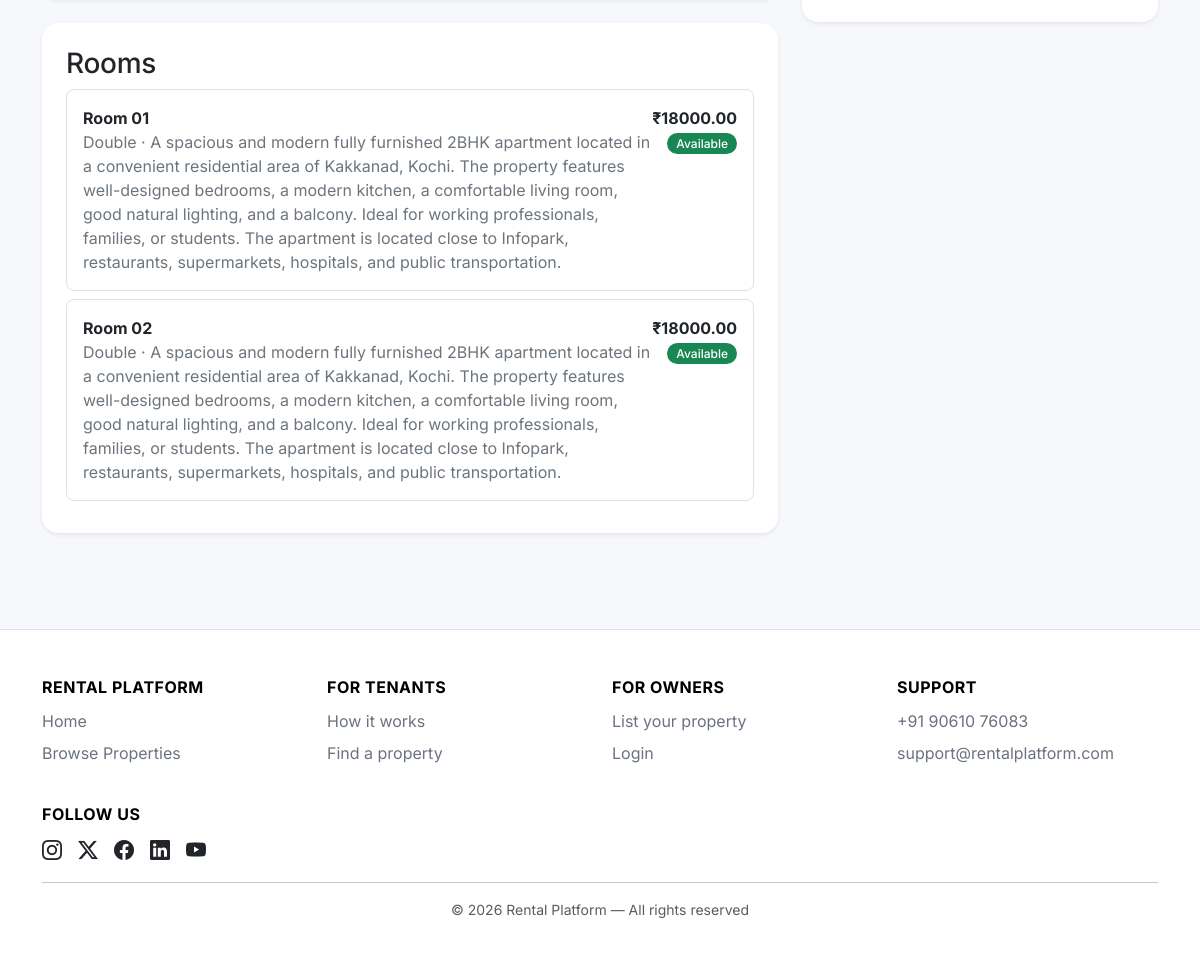
The page /properties/5/ (lower part) on the database as committed earlier.
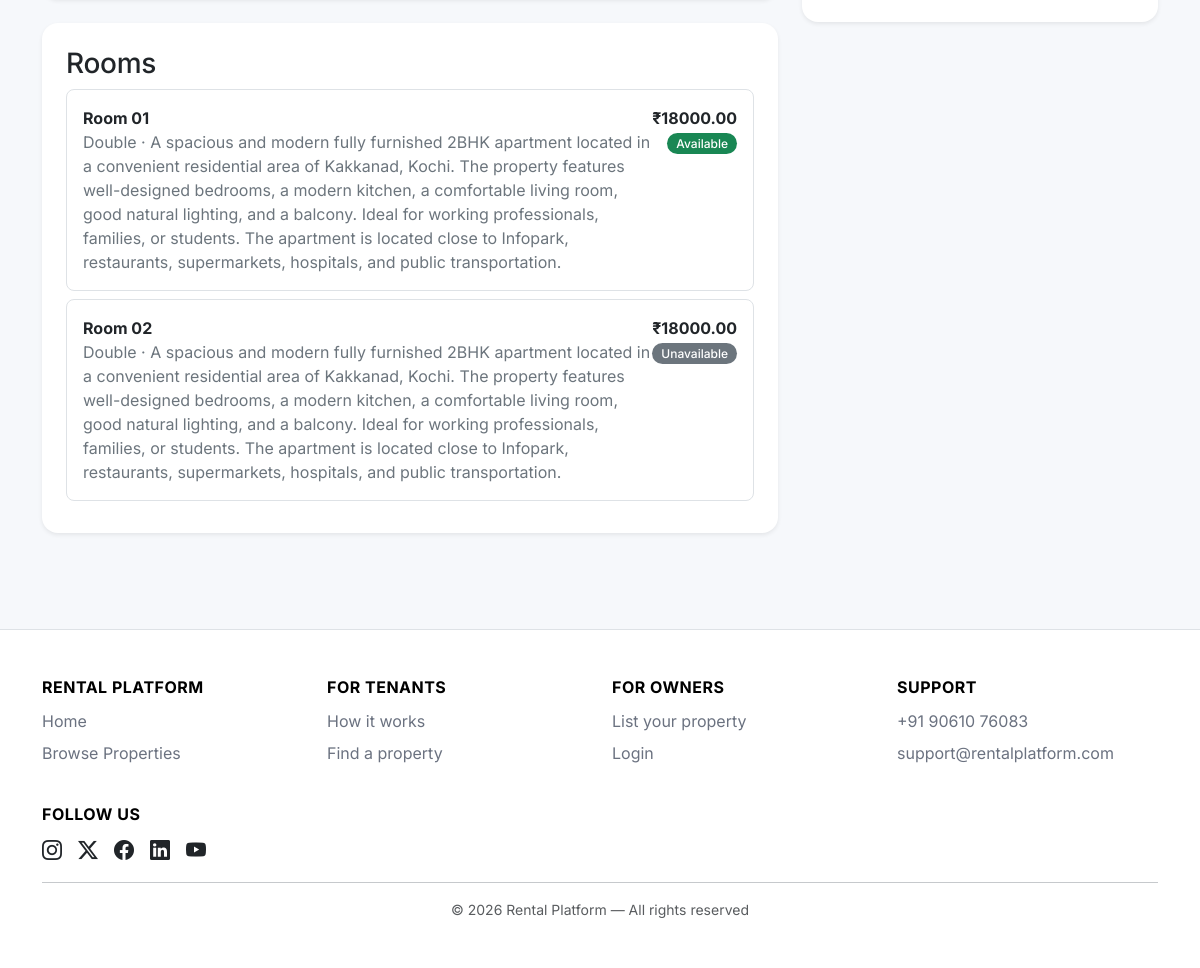
The same page on the database as committed later.
### properties/models.py (models this page shows, shortened)
class Room(models.Model):
    class RoomType(models.TextChoices):
        SINGLE = "SINGLE", "Single"
        DOUBLE = "DOUBLE", "Double"
        SHARED = "SHARED", "Shared"
        MASTER = "MASTER", "Master"
        OTHER = "OTHER", "Other"
    property = models.ForeignKey(Property, on_delete=models.CASCADE, related_name="rooms")
    room_number = models.CharField(max_length=50)
    room_type = models.CharField(max_length=20, choices=RoomType.choices, default=RoomType.SINGLE)
    rent = models.DecimalField(max_digits=12, decimal_places=2, validators=[MinValueValidator(0)])
    available = models.BooleanField(default=True)
    description = models.TextField(blank=True)
    class Meta:
        ordering = ["room_number"]
        constraints = [
            models.UniqueConstraint(fields=["property", "room_number"], name="unique_room_number_per_property")
        ]

### properties/views.py (the view)
# urls.py: path("<int:pk>/", views.property_detail, name="detail"),
def property_detail(request, pk):
    property_obj = get_object_or_404(
        Property.objects.select_related("owner").prefetch_related("images", "rooms", "amenities"),
        pk=pk,
    )
    return render(request, "properties/property_detail.html", {"property": property_obj})

### properties/models.py (called while the page is built)
    @property
    def has_map_location(self):
        return self.latitude is not None and self.longitude is not None

    @property
    def map_embed_url(self):
        if not self.has_map_location:
            return ""
        delta = Decimal("0.006")
        latitude = Decimal(str(self.latitude))
        longitude = Decimal(str(self.longitude))
        bbox = (
            f"{longitude - delta},{latitude - delta},"
            f"{longitude + delta},{latitude + delta}"
        )
        return f"https://www.openstreetmap.org/export/embed.html?bbox={bbox}&marker={latitude},{longitude}&layer=mapnik"

### templates/properties/property_detail.html (shortened to what this page needs)
{% extends "base.html" %}
{% block content %}
<div class="container py-5">
    <div class="row g-4">
        <div class="col-lg-8">
            <div class="card border-0 shadow-sm p-4"><h3>Rooms</h3>{% for room in property.rooms.all %}<div class="border rounded-3 p-3 mb-2 d-flex justify-content-between"><div><strong>Room {{ room.room_number }}</strong><div class="text-secondary">{{ room.get_room_type_display }} · {{ room.description }}</div></div><div class="text-end"><strong>₹{{ room.rent|floatformat:2 }}</strong><br>{% if room.available %}<span class="badge text-bg-success">Available</span>{% else %}<span class="badge text-bg-secondary">Unavailable</span>{% endif %}</div></div>{% empty %}<p class="text-secondary mb-0">No room details have been added yet.</p>{% endfor %}</div></div>
        <div class="col-lg-4">
            <div class="card border-0 shadow-sm p-4"></div></div>
    </div>
</div>
{% endblock %}

Rows that differ between the two databases and show on the page:
changed Room (number 2 of 2 on the later page): available "Available" → "Unavailable"
